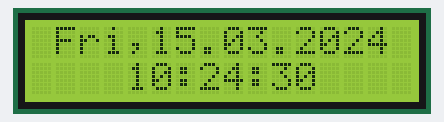
This sketch was run on a simulated Arduino Uno, built with avr-gcc and run on an emulated ATmega328P. On the bench: 16×2 character LCD. The local clock reads 2024-03-15 10:24:30 at power-on unless the sketch sets it.

Above: at 0.1 s.
At 5.1 s:
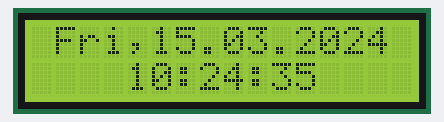
At 10.1 s:
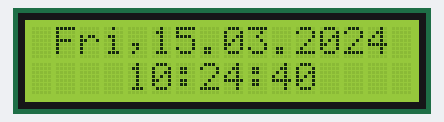
At 19.1 s:
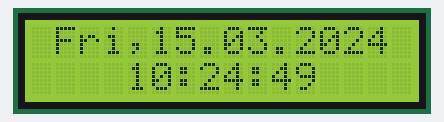
At 28.1 s:
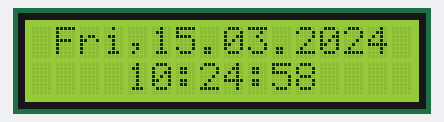
At 39.1 s:
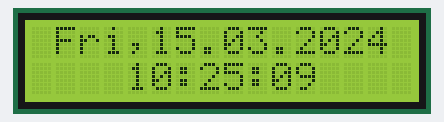

The sketch:

DS3231_LCD_Clock.ino
```cpp
/*----------------DS3231_LCD_Clock-------------------*/
/*-------------Source Code by---------------------------*/
/*------Modified & Adapted by Habib.m @Hab_mz-----------*/
/*-----------------------V1.0---------------------------*/

#include <LCD.h>
#include <LiquidCrystal_I2C.h>
#include <Wire.h>
#include <DS3231.h>
DS3231  rtc(SDA, SCL); //prosedur pembacaan I2C
LiquidCrystal_I2C lcd(0x3F ,2,1,0,4,5,6,7,3, POSITIVE);

void setup() {
  Serial.begin(115200);
  rtc.begin();
  lcd.begin(16, 2);
//  pinMode(13, OUTPUT);
//  digitalWrite(13, HIGH);

//   rtc.setDate(6, 7, 2020);
 //  rtc.setTime(14, 34, 00);
//   rtc.setDOW(1);

//  lcd.setCursor(1,0);
//  lcd.print("S");delay(300); lcd.print("E");delay(300);
//  lcd.print("L");delay(300); lcd.print("A");delay(300);
//  lcd.print("M");delay(300); lcd.print("A");delay(300);
//  lcd.print("T");delay(300); lcd.print(" ");delay(500);
//  lcd.print("D");delay(300); lcd.print("A");delay(300);
//  lcd.print("T");delay(300); lcd.print("A");delay(300);
//  lcd.print("N");delay(300); lcd.print("G");delay(800);
//  lcd.setCursor(0,1);
//  lcd.print("J");delay(300); lcd.print("A");delay(300);
//  lcd.print("M");delay(300); lcd.print(" ");delay(500);
//  lcd.print("D");delay(300); lcd.print("I");delay(300);
//  lcd.print("G");delay(300); lcd.print("I");delay(300);
//  lcd.print("T");delay(300); lcd.print("A");delay(300);
//  lcd.print("L");delay(300); lcd.print("  ");delay(500);
//  lcd.print("R");delay(300); lcd.print("T");delay(300);
//  lcd.print("C");delay(1500);
//  lcd.clear();
}

void loop() {
lcd.setCursor(1,0);
lcd.print(rtc.getDOWStr(1)); //prosedur pemanggilan hari
lcd.setCursor(4,0);
lcd.print(",");

lcd.setCursor(5,0);
lcd.print(rtc.getDateStr()); //prosedur pemanggilan tanggal

lcd.setCursor(4,1);
lcd.print(rtc.getTimeStr());//prosedur pemanggilan waktu

}
```

Measured:
- what the display in image 1 shows lasts 1.0 s, from 5.0 s to 6.0 s
